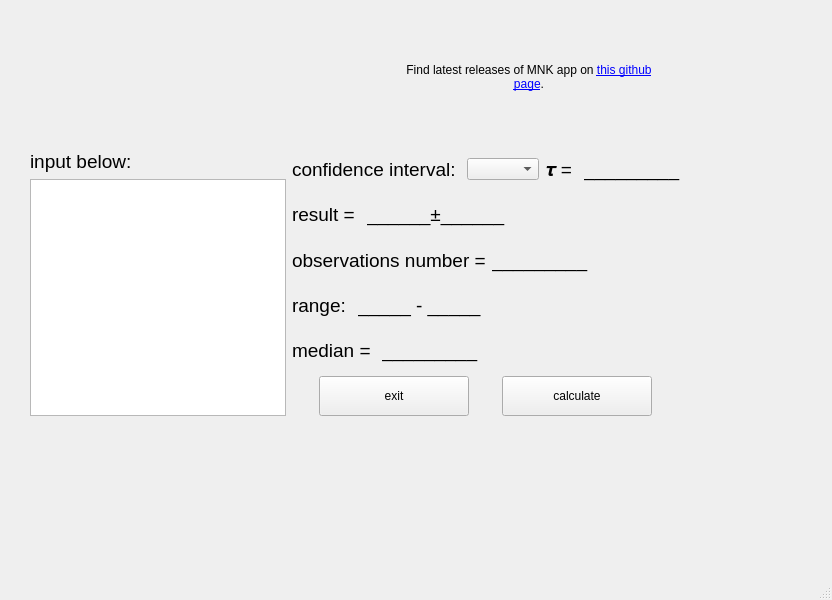
<?xml version="1.0" encoding="UTF-8"?>
<ui version="4.0">
 <class>SkvWindow</class>
 <widget class="QMainWindow" name="SkvWindow">
  <property name="geometry">
   <rect>
    <x>0</x>
    <y>0</y>
    <width>832</width>
    <height>600</height>
   </rect>
  </property>
  <property name="minimumSize">
   <size>
    <width>825</width>
    <height>600</height>
   </size>
  </property>
  <property name="windowTitle">
   <string>SKV</string>
  </property>
  <widget class="QWidget" name="centralwidget">
   <widget class="QWidget" name="mainWidget" native="true">
    <property name="geometry">
     <rect>
      <x>30</x>
      <y>150</y>
      <width>729</width>
      <height>266</height>
     </rect>
    </property>
    <layout class="QFormLayout" name="formLayout">
     <item row="0" column="0">
      <layout class="QVBoxLayout" name="verticalLayout">
       <item>
        <widget class="QLabel" name="label_0">
         <property name="sizePolicy">
          <sizepolicy hsizetype="Preferred" vsizetype="Preferred">
           <horstretch>0</horstretch>
           <verstretch>0</verstretch>
          </sizepolicy>
         </property>
         <property name="font">
          <font>
           <pointsize>14</pointsize>
          </font>
         </property>
         <property name="text">
          <string>input below:</string>
         </property>
        </widget>
       </item>
       <item>
        <widget class="QTextEdit" name="textEdit">
         <property name="sizePolicy">
          <sizepolicy hsizetype="Preferred" vsizetype="Expanding">
           <horstretch>0</horstretch>
           <verstretch>0</verstretch>
          </sizepolicy>
         </property>
        </widget>
       </item>
      </layout>
     </item>
     <item row="0" column="1">
      <layout class="QVBoxLayout" name="verticalLayout_2">
       <item>
        <layout class="QHBoxLayout" name="horizontalLayout">
         <item>
          <widget class="QLabel" name="label">
           <property name="sizePolicy">
            <sizepolicy hsizetype="Fixed" vsizetype="Preferred">
             <horstretch>0</horstretch>
             <verstretch>0</verstretch>
            </sizepolicy>
           </property>
           <property name="font">
            <font>
             <pointsize>14</pointsize>
            </font>
           </property>
           <property name="text">
            <string>confidence interval: </string>
           </property>
          </widget>
         </item>
         <item>
          <widget class="QComboBox" name="comboBoxConfidenceInterval">
           <property name="sizePolicy">
            <sizepolicy hsizetype="Fixed" vsizetype="Fixed">
             <horstretch>0</horstretch>
             <verstretch>0</verstretch>
            </sizepolicy>
           </property>
          </widget>
         </item>
         <item>
          <widget class="QLabel" name="label_2">
           <property name="sizePolicy">
            <sizepolicy hsizetype="Fixed" vsizetype="Preferred">
             <horstretch>0</horstretch>
             <verstretch>0</verstretch>
            </sizepolicy>
           </property>
           <property name="font">
            <font>
             <pointsize>14</pointsize>
            </font>
           </property>
           <property name="text">
            <string notr="true">𝝉 = </string>
           </property>
          </widget>
         </item>
         <item>
          <widget class="QLabel" name="studentCoeffLabel">
           <property name="font">
            <font>
             <pointsize>14</pointsize>
            </font>
           </property>
           <property name="text">
            <string>_________</string>
           </property>
          </widget>
         </item>
        </layout>
       </item>
       <item>
        <layout class="QHBoxLayout" name="horizontalLayout_2">
         <item>
          <widget class="QLabel" name="label_3">
           <property name="sizePolicy">
            <sizepolicy hsizetype="Fixed" vsizetype="Preferred">
             <horstretch>0</horstretch>
             <verstretch>0</verstretch>
            </sizepolicy>
           </property>
           <property name="font">
            <font>
             <family>Arial</family>
             <pointsize>14</pointsize>
             <bold>false</bold>
             <underline>false</underline>
            </font>
           </property>
           <property name="text">
            <string>result = </string>
           </property>
          </widget>
         </item>
         <item>
          <widget class="QLabel" name="resultLabel">
           <property name="font">
            <font>
             <pointsize>14</pointsize>
            </font>
           </property>
           <property name="text">
            <string>______±______</string>
           </property>
          </widget>
         </item>
        </layout>
       </item>
       <item>
        <layout class="QHBoxLayout" name="horizontalLayout_3">
         <item>
          <widget class="QLabel" name="label_4">
           <property name="sizePolicy">
            <sizepolicy hsizetype="Fixed" vsizetype="Preferred">
             <horstretch>0</horstretch>
             <verstretch>0</verstretch>
            </sizepolicy>
           </property>
           <property name="font">
            <font>
             <pointsize>14</pointsize>
            </font>
           </property>
           <property name="text">
            <string>observations number =</string>
           </property>
          </widget>
         </item>
         <item>
          <widget class="QLabel" name="countLabel">
           <property name="font">
            <font>
             <pointsize>14</pointsize>
            </font>
           </property>
           <property name="text">
            <string>_________</string>
           </property>
          </widget>
         </item>
        </layout>
       </item>
       <item>
        <layout class="QHBoxLayout" name="horizontalLayout_4">
         <item>
          <widget class="QLabel" name="label_5">
           <property name="sizePolicy">
            <sizepolicy hsizetype="Fixed" vsizetype="Preferred">
             <horstretch>0</horstretch>
             <verstretch>0</verstretch>
            </sizepolicy>
           </property>
           <property name="font">
            <font>
             <pointsize>14</pointsize>
            </font>
           </property>
           <property name="text">
            <string>range: </string>
           </property>
          </widget>
         </item>
         <item>
          <widget class="QLabel" name="rangeLabel">
           <property name="font">
            <font>
             <pointsize>14</pointsize>
            </font>
           </property>
           <property name="text">
            <string>_____ - _____</string>
           </property>
          </widget>
         </item>
        </layout>
       </item>
       <item>
        <layout class="QHBoxLayout" name="horizontalLayout_5">
         <item>
          <widget class="QLabel" name="label_6">
           <property name="sizePolicy">
            <sizepolicy hsizetype="Fixed" vsizetype="Preferred">
             <horstretch>0</horstretch>
             <verstretch>0</verstretch>
            </sizepolicy>
           </property>
           <property name="font">
            <font>
             <pointsize>14</pointsize>
            </font>
           </property>
           <property name="text">
            <string>median = </string>
           </property>
          </widget>
         </item>
         <item>
          <widget class="QLabel" name="medianLabel">
           <property name="font">
            <font>
             <pointsize>14</pointsize>
            </font>
           </property>
           <property name="text">
            <string>_________</string>
           </property>
          </widget>
         </item>
        </layout>
       </item>
       <item>
        <layout class="QHBoxLayout" name="horizontalLayout_6">
         <item>
          <widget class="QPushButton" name="exitButton">
           <property name="sizePolicy">
            <sizepolicy hsizetype="Fixed" vsizetype="Fixed">
             <horstretch>0</horstretch>
             <verstretch>0</verstretch>
            </sizepolicy>
           </property>
           <property name="minimumSize">
            <size>
             <width>150</width>
             <height>40</height>
            </size>
           </property>
           <property name="text">
            <string>exit</string>
           </property>
          </widget>
         </item>
         <item>
          <widget class="QPushButton" name="pushButton">
           <property name="sizePolicy">
            <sizepolicy hsizetype="Fixed" vsizetype="Fixed">
             <horstretch>0</horstretch>
             <verstretch>0</verstretch>
            </sizepolicy>
           </property>
           <property name="minimumSize">
            <size>
             <width>150</width>
             <height>40</height>
            </size>
           </property>
           <property name="text">
            <string>calculate</string>
           </property>
          </widget>
         </item>
        </layout>
       </item>
      </layout>
     </item>
    </layout>
   </widget>
   <widget class="QWidget" name="tipWidget" native="true">
    <property name="geometry">
     <rect>
      <x>390</x>
      <y>10</y>
      <width>278</width>
      <height>135</height>
     </rect>
    </property>
    <layout class="QVBoxLayout" name="verticalLayout_3">
     <item>
      <widget class="QLabel" name="tipsLabel">
       <property name="mouseTracking">
        <bool>true</bool>
       </property>
       <property name="text">
        <string>Find latest releases of MNK app on &lt;a href=&quot;https://github.com/Andriy-Bilenko/MNK-Least-Squares-Method-&quot;&gt;this github page&lt;/a&gt;.</string>
       </property>
       <property name="textFormat">
        <enum>Qt::AutoText</enum>
       </property>
       <property name="alignment">
        <set>Qt::AlignCenter</set>
       </property>
       <property name="wordWrap">
        <bool>true</bool>
       </property>
       <property name="openExternalLinks">
        <bool>true</bool>
       </property>
       <property name="textInteractionFlags">
        <set>Qt::LinksAccessibleByMouse|Qt::TextSelectableByKeyboard|Qt::TextSelectableByMouse</set>
       </property>
      </widget>
     </item>
    </layout>
   </widget>
  </widget>
  <widget class="QMenuBar" name="menubar">
   <property name="geometry">
    <rect>
     <x>0</x>
     <y>0</y>
     <width>832</width>
     <height>25</height>
    </rect>
   </property>
  </widget>
  <widget class="QStatusBar" name="statusbar"/>
 </widget>
 <resources/>
 <connections/>
</ui>
